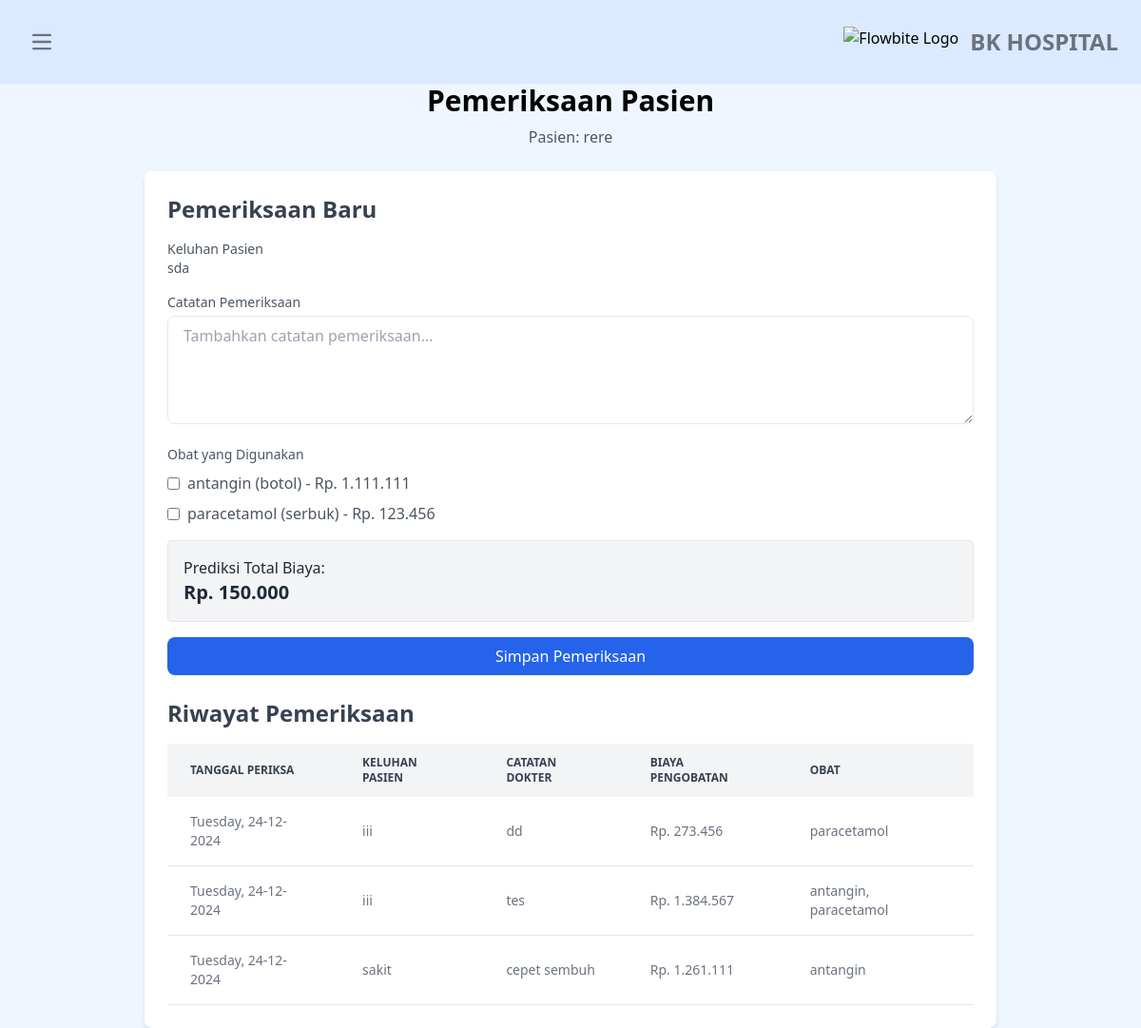
The page /dokter/pasien.php?id_daftar=76 (signed in) on the database its author committed.
### tables this page shows
CREATE TABLE `daftar_poli` (
  `id` int(11) NOT NULL,
  `id_pasien` int(11) NOT NULL,
  `id_jadwal` int(11) UNSIGNED NOT NULL,
  `tgl_daftar` date DEFAULT NULL,
  `keluhan` text NOT NULL,
  `no_antrian` int(11) NOT NULL,
  `active` tinyint(1) DEFAULT 0
);

CREATE TABLE `pasien` (
  `id` int(11) NOT NULL,
  `nama` varchar(255) NOT NULL,
  `nik` varchar(16) NOT NULL,
  `alamat` varchar(244) NOT NULL,
  `no_hp` varchar(50) NOT NULL,
  `no_rm` varchar(25) NOT NULL,
  `active` tinyint(1) DEFAULT 1
);

CREATE TABLE `obat` (
  `id` int(11) UNSIGNED NOT NULL,
  `nama_obat` varchar(50) NOT NULL,
  `kemasan` varchar(35) NOT NULL,
  `harga` int(11) NOT NULL,
  `active` tinyint(1) DEFAULT 1
);

### dokter/pasien.php (the view, shortened to what this page needs)
<?php
include 'head.php';
$stmt_dokter = $conn->prepare("SELECT id FROM dokter WHERE nip = ?");
$stmt_dokter->bind_param("s", $_SESSION['nip']);
$stmt_dokter->execute();
$stmt_dokter->bind_result($id_dokter);
$id_daftar = intval($_GET['id_daftar'] ?? 0);
$stmt = $conn->prepare("
    SELECT daftar_poli.id AS id_daftar, pasien.nama, daftar_poli.keluhan, daftar_poli.active
    FROM daftar_poli
    JOIN pasien ON daftar_poli.id_pasien = pasien.id
    WHERE daftar_poli.id = ?
");
$stmt->bind_param("i", $id_daftar);
$stmt->execute();
$result = $stmt->get_result();
$pasien = $result->fetch_assoc();
$is_already_checked = $pasien['active'];
$stmt_riwayat = $conn->prepare("
    SELECT
        periksa.tgl_periksa AS tanggal,
        periksa.catatan,
        daftar_poli.keluhan AS keluhan_saat_pemeriksaan,
        periksa.biaya_periksa AS biaya,
        GROUP_CONCAT(obat.nama_obat SEPARATOR ', ') AS obat
    FROM periksa
    JOIN daftar_poli ON periksa.id_daftar_poli = daftar_poli.id
    JOIN jadwal_periksa ON daftar_poli.id_jadwal = jadwal_periksa.id
    LEFT JOIN detail_periksa ON periksa.id = detail_periksa.id_periksa
    LEFT JOIN obat ON detail_periksa.id_obat = obat.id
    WHERE
        daftar_poli.id_pasien = (
            SELECT id_pasien FROM daftar_poli WHERE id = ?
        )
        AND jadwal_periksa.id_dokter = ? -- Filter berdasarkan dokter login
    GROUP BY periksa.id
    ORDER BY periksa.tgl_periksa DESC
");
$stmt_riwayat->bind_param("ii", $id_daftar, $id_dokter);
$stmt_riwayat->execute();
$result_riwayat = $stmt_riwayat->get_result();
$stmt_obat = $conn->prepare("SELECT id, nama_obat, kemasan, harga FROM obat WHERE active = 1");
$stmt_obat->execute();
$result_obat = $stmt_obat->get_result();
?>
<h1 class="text-3xl font-bold dark:text-white text-center">Pemeriksaan Pasien</h1>
<p class="mt-2 text-gray-600 dark:text-gray-100 text-center">Pasien: <?= htmlspecialchars($pasien['nama']); ?></p>
<div class="max-w-4xl mx-auto bg-white dark:bg-gray-800 p-6 rounded-lg shadow-md mt-6">
    <h2 class="text-2xl font-bold text-gray-700 dark:text-gray-100">Pemeriksaan Baru</h2>
    <?php if (!$is_already_checked): ?>
        <form action="" method="POST" class="space-y-4 mt-4">
            <div>
                <label for="keluhan" class="block text-sm font-medium text-gray-600 dark:text-gray-300">Keluhan Pasien</label>
                <p class="text-sm text-gray-600 dark:text-gray-300"> <?= htmlspecialchars($pasien['keluhan']); ?></p>
            </div>
            <div>
                <label for="catatan" class="block text-sm font-medium text-gray-600 dark:text-gray-300">Catatan Pemeriksaan</label>
                <textarea id="catatan" name="catatan" rows="4"
                    class="w-full px-4 py-2 mt-1 border rounded-lg focus:ring focus:ring-indigo-200 focus:outline-none"
                    placeholder="Tambahkan catatan pemeriksaan..." required></textarea>
            </div>
            <div>
                <label class="block text-sm font-medium text-gray-600 dark:text-gray-300">Obat yang Digunakan</label>
                <?php while ($row = $result_obat->fetch_assoc()): ?>
                    <div class="flex items-center space-x-2 mt-2">
                        <input type="checkbox" name="obat[]" value="<?= $row['id']; ?>" id="obat-<?= $row['id']; ?>"
                            data-harga="<?= $row['harga']; ?>" class="obat-checkbox" />
                        <label for="obat-<?= $row['id']; ?>" class="text-gray-600 dark:text-gray-300">
                            <?= htmlspecialchars($row['nama_obat']); ?> (<?= htmlspecialchars($row['kemasan']); ?>) - Rp. <?= number_format($row['harga'], 0, ',', '.'); ?>
                        </label>
                    </div>
                <?php endwhile; ?>
            </div>
            <div class="mt-4 p-4 bg-gray-100 dark:bg-gray-700 rounded border text-gray-800 dark:text-gray-300">
                <p class="font-medium">Prediksi Total Biaya:</p>
                <p id="prediksi-biaya" class="text-xl font-bold">Rp. 150.000</p>
            </div>
            <button type="submit" class="w-full bg-blue-600 text-white py-2 px-4 rounded-lg hover:bg-blue-700">
                Simpan Pemeriksaan
            </button>
        </form>
    <?php else: ?>
        <p class="mt-4 text-center text-gray-500 dark:text-gray-300">Pemeriksaan sudah selesai. Tidak dapat diperbarui lagi.</p>
    <?php endif; ?>
    <h2 class="text-2xl font-bold text-gray-700 dark:text-gray-100 mt-6">Riwayat Pemeriksaan</h2>
    <table class="mt-4 w-full text-sm text-left text-gray-500 dark:text-gray-400">
        <thead class="text-xs text-gray-700 uppercase bg-gray-100 dark:bg-gray-700 dark:text-gray-200">
            <tr>
                <th scope="col" class="px-6 py-3">Tanggal Periksa </th>
                <th scope="col" class="px-6 py-3">Keluhan Pasien</th>
                <th scope="col" class="px-6 py-3">Catatan Dokter</th>
                <th scope="col" class="px-6 py-3">Biaya Pengobatan</th>
                <th scope="col" class="px-6 py-3">Obat</th>
            </tr>
        </thead>
        <tbody>
            <?php while ($row = $result_riwayat->fetch_assoc()): ?>
                <tr class="bg-white border-b dark:bg-gray-800 dark:border-gray-700">
                    <td class="px-6 py-4"><?= htmlspecialchars(date('l, d-m-Y', strtotime($row['tanggal']))); ?></td>
                    <td class="px-6 py-4"><?= htmlspecialchars($row['keluhan_saat_pemeriksaan']); ?></td>
                    <td class="px-6 py-4"><?= htmlspecialchars($row['catatan']); ?></td>
                    <td class="px-6 py-4">Rp. <?= number_format($row['biaya'], 0, ',', '.'); ?></td>
                    <td class="px-6 py-4"><?= htmlspecialchars($row['obat']); ?></td>
                </tr>
            <?php endwhile; ?>
        </tbody>
    </table>
</div>
</body>
</html>

### rows shown on the page
daftar_poli: id_pasien.nama "rere", keluhan "sda"
obat: nama_obat "antangin", kemasan "botol", harga "1.111.111"
obat: nama_obat "paracetamol", kemasan "serbuk", harga "123.456"

### other values the page prints
date('l, d-m-Y', strtotime($row['tanggal'])) "Tuesday, 24-12-2024"
$row['keluhan_saat_pemeriksaan'] "iii"
$row['catatan'] "dd"
$row['biaya'] "273.456"
$row['obat'] "paracetamol"
$row['catatan'] "tes"
$row['biaya'] "1.384.567"
$row['obat'] "antangin, paracetamol"
$row['keluhan_saat_pemeriksaan'] "sakit"
$row['catatan'] "cepet sembuh"
$row['biaya'] "1.261.111"
$row['obat'] "antangin"
